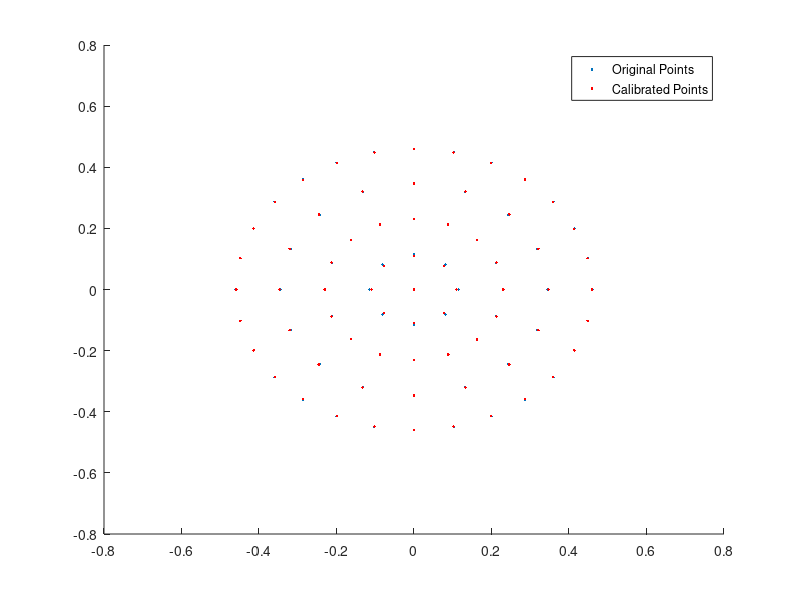
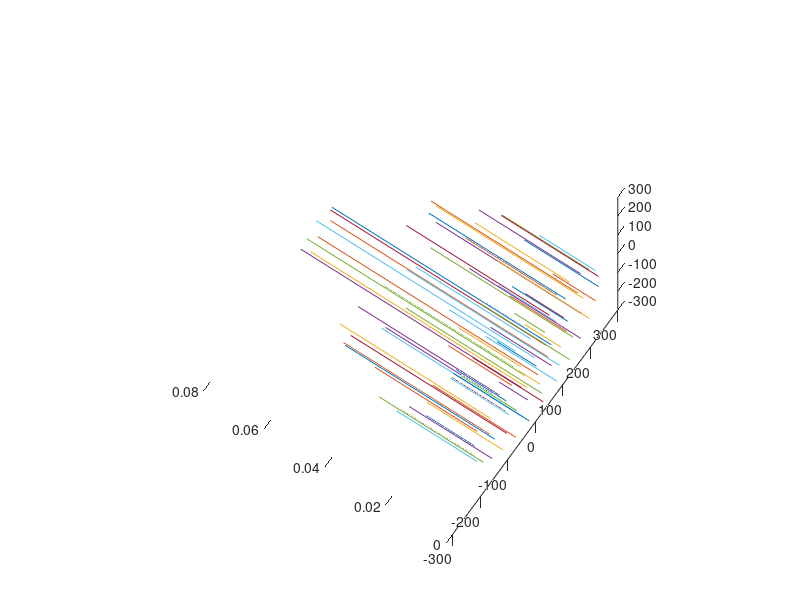
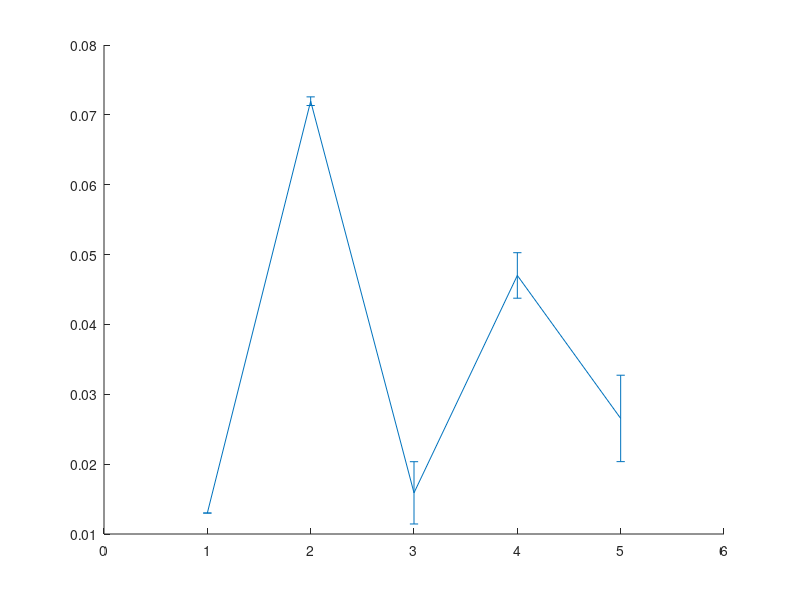

Write MATLAB code to recreate these figures, in order.
%
% Calibration Error Visualization
%
% Nikolaus Correll, Swarm-Intelligent Systems Group, 2005

C=load('calibration_error.txt');
figure, hold on
plot(C(:,3),C(:,4),'.')
plot(C(:,5),C(:,6),'r.')
legend('Original Points','Calibrated Points');

figure, hold on
%I=imread('calibration.bmp');
%imagesc(I);
for I=1:length(C),
plot3([C(I,1); C(I,1)],[C(I,2) C(I,2)],[0 sqrt(C(I,7))])
end
set(gca,'CameraPosition',[522.765 -1518.22 0.0873639]);

figure, hold on
D=[floor(sqrt(C(:,3).^2+C(:,4).^2)*100)/100 sqrt(C(:,7))];

M=[];
S=[];
M(1)=mean(D(find(D(:,1)<0.05),2));
M(2)=mean(D(find(D(:,1)<0.2 & D(:,1)>0.05),2));
M(3)=mean(D(find(D(:,1)<0.3 & D(:,1)>0.2),2));
M(4)=mean(D(find(D(:,1)<0.4 & D(:,1)>0.3),2));
M(5)=mean(D(find(D(:,1)<0.5 & D(:,1)>0.4),2));
S(1)=std(D(find(D(:,1)<0.05),2));
S(2)=std(D(find(D(:,1)<0.2 & D(:,1)>0.05),2));
S(3)=std(D(find(D(:,1)<0.3 & D(:,1)>0.2),2));
S(4)=std(D(find(D(:,1)<0.4 & D(:,1)>0.3),2));
S(5)=std(D(find(D(:,1)<0.5 & D(:,1)>0.4),2));
errorbar(M,S);
